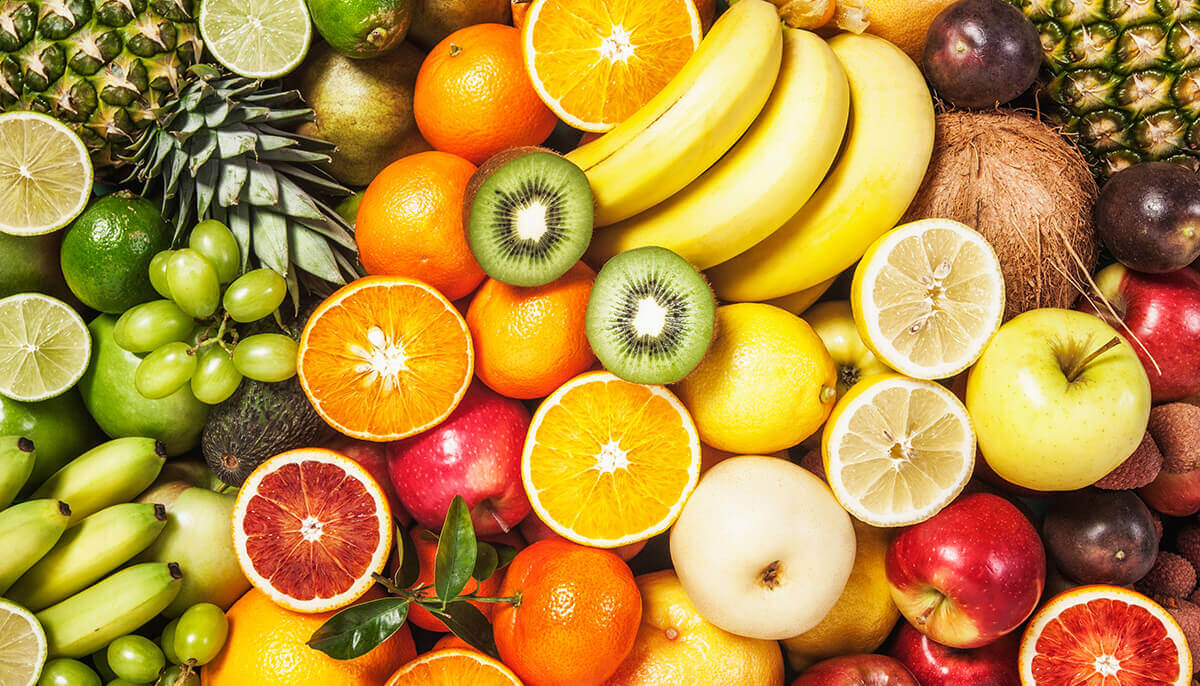
#> input picture img/img.jpg, 1200 x 686 px
$ python histogram.py
#> lines starting #> are read from the running program, lines starting #| are printed output that depends on the picture
import cv2
import numpy as np
import matplotlib.pyplot as plt

img = cv2.imread('img/img.jpg')
#> img is the input picture: shape (686, 1200, 3); mean B, G, R 61.9, 140, 181.8

color = ('b','g','r')
for i,col in enumerate(color):
    histr = cv2.calcHist([img],[i],None,[256],[0,256])
    plt.plot(histr,color = col)
    plt.xlim([0,256])
plt.show()
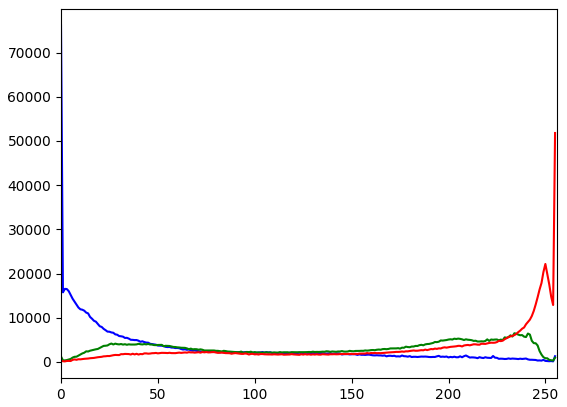
#> figure drawn by matplotlib, 1 panel; curve peaks at x = 0, y = 76147; curve peaks at x = 234, y = 6493; curve peaks at x = 255, y = 51801

$ run again, with img/clahe_1.jpg copied over img/img.jpg
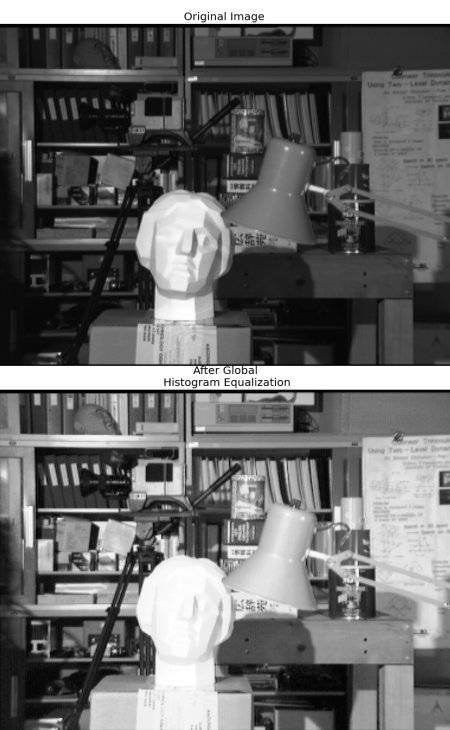
#> input picture img/clahe_1.jpg, 450 x 730 px
#> img is the input picture: shape (730, 450, 3); min 0, max 255, mean 107.8
#> `plt.show()`:
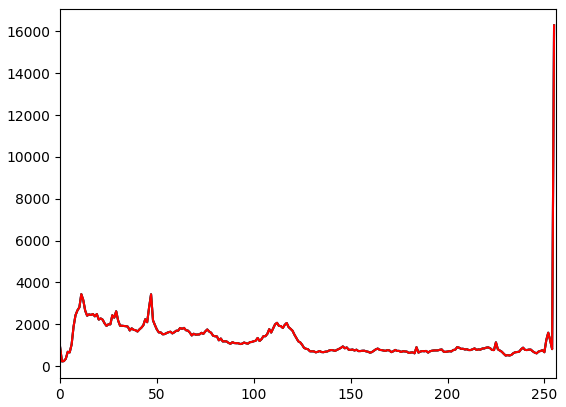
#> figure drawn by matplotlib, 1 panel; curve peaks at x = 255, y = 16291; curve peaks at x = 255, y = 16291; curve peaks at x = 255, y = 16291
